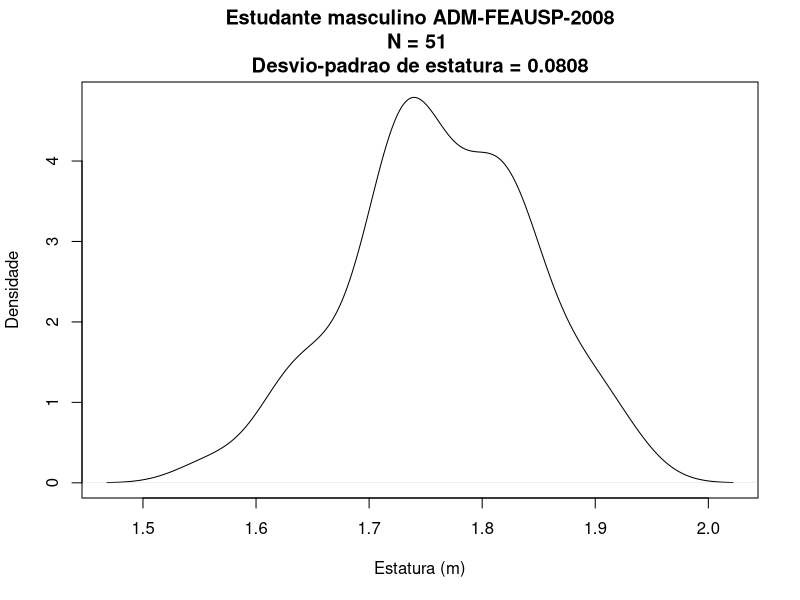
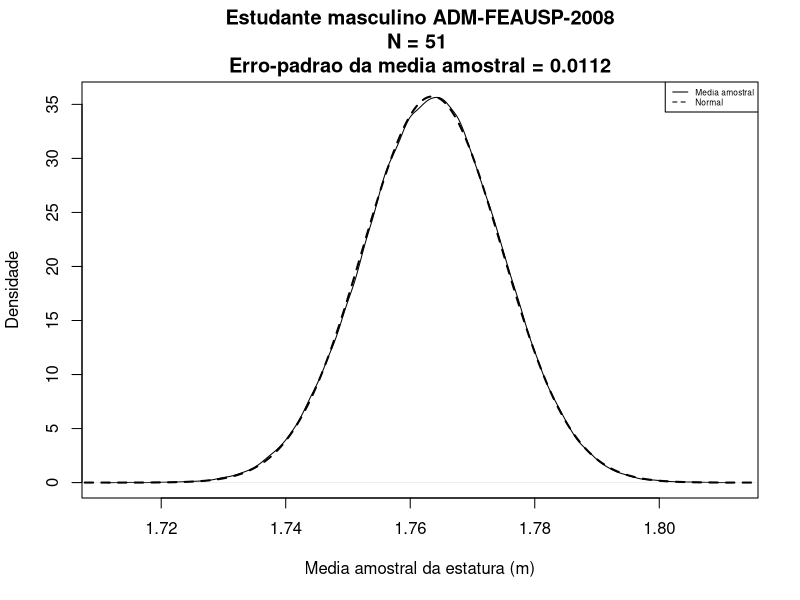
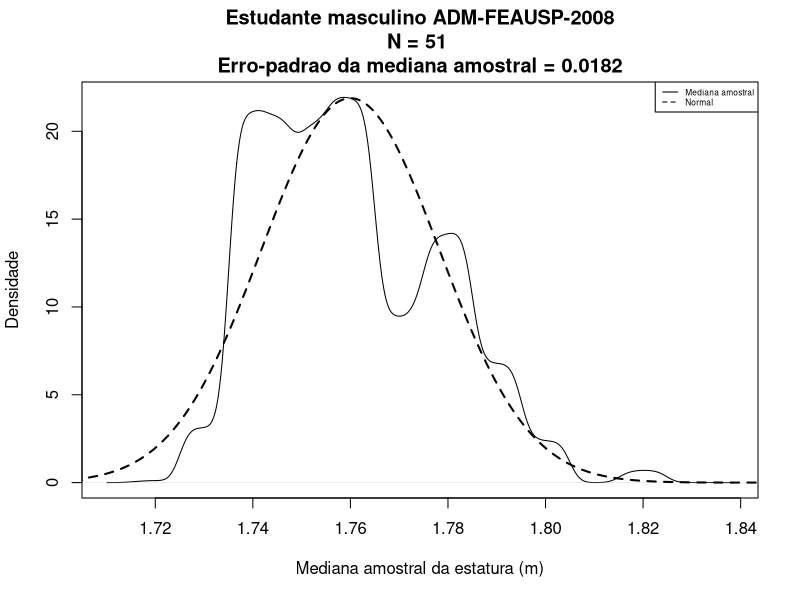

Write R code to recreate these figures, in order.
library(readxl)
B <- 1e5
alfa <- 0.05
set.seed(123)
precisao <- 0.01/2; 

Dados <- readxl::read_excel("Adm2008.xlsx")
Dados <- Dados[, 1:4]
Matriz.Masc <- as.matrix(Dados[Dados$Genero=="Masculino", 3:4])
N.Masc <- nrow(Matriz.Masc)
plot(density(Matriz.Masc[,1], na.rm=TRUE),
     main=paste("Estudante masculino ADM-FEAUSP-2008\nN =", N.Masc,
                "\nDesvio-padrao de estatura =",
                round(sd(Matriz.Masc[,1], na.rm=TRUE), 4)),
     xlab="Estatura (m)", ylab="Densidade")
estat.media.boot.Masc <- replicate(B, mean(sample(Matriz.Masc[,1], replace=TRUE)))
quantile(estat.media.boot.Masc, probs=c(alfa/2, 1 - alfa/2))
t.test(Matriz.Masc[,1])$conf.int
plot(density(estat.media.boot.Masc, na.rm=TRUE),
     main=paste("Estudante masculino ADM-FEAUSP-2008\nN =", N.Masc,
                "\nErro-padrao da media amostral =",
                round(sd(estat.media.boot.Masc, na.rm=TRUE), 4)),
     xlab="Media amostral da estatura (m)", ylab="Densidade")
mi <- mean(estat.media.boot.Masc, na.rm=TRUE)
EP <- sd(estat.media.boot.Masc, na.rm=TRUE)
x <- seq(from=mi-5*EP, to=mi+5*EP, by=1e-5)
y <- dnorm(x, mean=mi, sd=EP)
lines(x,y,lwd=2,lty=2)
legend("topright", c("Media amostral","Normal"), lty=1:2, cex=.5)

estat.media.boot.Masc <- replicate(B, median(sample(Matriz.Masc[,1], replace=TRUE)))
estat.media.boot.Masc <- estat.media.boot.Masc+runif(B,-precisao,precisao)
quantile(estat.media.boot.Masc, probs=c(alfa/2, 1 - alfa/2))
wilcox.test(Matriz.Masc[,1], exact=FALSE, conf.int=TRUE)$conf.int
plot(density(estat.media.boot.Masc, na.rm=TRUE),
     main=paste("Estudante masculino ADM-FEAUSP-2008\nN =", N.Masc,
                "\nErro-padrao da mediana amostral =",
                round(sd(estat.media.boot.Masc, na.rm=TRUE), 4)),
     xlab="Mediana amostral da estatura (m)", ylab="Densidade")
mi <- mean(estat.media.boot.Masc, na.rm=TRUE)
EP <- sd(estat.media.boot.Masc, na.rm=TRUE)
x <- seq(from=mi-5*EP, to=mi+5*EP, by=1e-5)
y <- dnorm(x, mean=mi, sd=EP)
lines(x,y,lwd=2,lty=2)
legend("topright", c("Mediana amostral","Normal"), lty=1:2, cex=.5)
